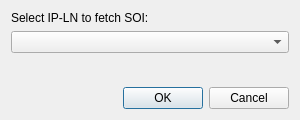
<?xml version="1.0" encoding="UTF-8"?>
<ui version="4.0">
 <class>LoadSoiDialog</class>
 <widget class="QDialog" name="LoadSoiDialog">
  <property name="geometry">
   <rect>
    <x>0</x>
    <y>0</y>
    <width>300</width>
    <height>120</height>
   </rect>
  </property>
  <property name="windowTitle">
   <string>Load SOI Print</string>
  </property>
  <layout class="QVBoxLayout" name="verticalLayout">
   <item>
    <widget class="QLabel" name="label">
     <property name="text">
      <string>Select IP-LN to fetch SOI:</string>
     </property>
    </widget>
   </item>
   <item>
    <widget class="QComboBox" name="comboIpLn"/>
   </item>
   <item>
    <spacer name="verticalSpacer">
     <property name="orientation">
      <enum>Qt::Vertical</enum>
     </property>
     <property name="sizeHint" stdset="0">
      <size>
       <width>20</width>
       <height>40</height>
      </size>
     </property>
    </spacer>
   </item>
   <item>
    <widget class="QDialogButtonBox" name="buttonBox">
     <property name="orientation">
      <enum>Qt::Horizontal</enum>
     </property>
     <property name="standardButtons">
      <set>QDialogButtonBox::Cancel|QDialogButtonBox::Ok</set>
     </property>
    </widget>
   </item>
  </layout>
 </widget>
 <resources/>
 <connections>
  <connection>
   <sender>buttonBox</sender>
   <signal>accepted()</signal>
   <receiver>LoadSoiDialog</receiver>
   <slot>accept()</slot>
   <hints>
    <hint type="sourcelabel">
     <x>248</x>
     <y>254</y>
    </hint>
    <hint type="destinationlabel">
     <x>157</x>
     <y>274</y>
    </hint>
   </hints>
  </connection>
  <connection>
   <sender>buttonBox</sender>
   <signal>rejected()</signal>
   <receiver>LoadSoiDialog</receiver>
   <slot>reject()</slot>
   <hints>
    <hint type="sourcelabel">
     <x>316</x>
     <y>260</y>
    </hint>
    <hint type="destinationlabel">
     <x>286</x>
     <y>274</y>
    </hint>
   </hints>
  </connection>
 </connections>
</ui>
